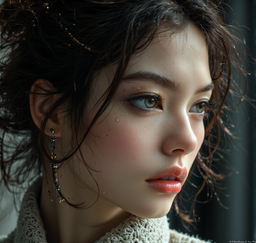
#> input picture assets/example1.png, 256 x 243 px, shrunk from 1080 x 1024 before the run
$ python -i style_defense.py   (imports and definitions only)
#> lines starting #> are read from the running program, lines starting #| are printed output that depends on the picture
"""
Style Defense module for protecting images against style transfer and AI analysis.

This module implements various texture warping and blending techniques to
disrupt AI's ability to extract and transfer artistic styles.
"""

import numpy as np
from PIL import Image
import cv2
from typing import Tuple
import random


def apply_style_defense(
    image: Image.Image,
    strength: float = 0.5,
    texture_type: str = "noise"
) -> Image.Image:
    """
    Apply style defense techniques to protect against style transfer.

    Args:
        image: PIL Image to protect
        strength: Defense strength (0.0 to 1.0)
        texture_type: Type of texture defense ("noise", "blur", "pixelate", "swirl")

    Returns:
        Protected PIL Image
    """
    # Convert to numpy array for processing
    img_array = np.array(image)

    # Apply selected texture defense
    if texture_type == "noise":
        protected = _apply_noise_texture(img_array, strength)
    elif texture_type == "blur":
        protected = _apply_selective_blur(img_array, strength)
    elif texture_type == "pixelate":
        protected = _apply_adaptive_pixelation(img_array, strength)
    elif texture_type == "swirl":
        protected = _apply_swirl_distortion(img_array, strength)
    else:
        raise ValueError(f"Unknown texture type: {texture_type}")

    # Apply additional style disruption
    protected = _apply_style_mixing(protected, strength)

    # Convert back to PIL Image
    if protected.shape[2] == 4:
        # For RGBA images, ensure we maintain the alpha channel
        return Image.fromarray(protected.astype(np.uint8))
    elif protected.shape[2] == 3:
        # For RGB images
        return Image.fromarray(protected.astype(np.uint8))
    else:
        # For other multi-channel images, convert to RGB
        if len(protected.shape) == 3 and protected.shape[2] > 3:
            # Keep only first 3 channels (RGB)
            rgb_protected = protected[..., :3]
            return Image.fromarray(rgb_protected.astype(np.uint8))
        else:
            return Image.fromarray(protected.astype(np.uint8))


def _apply_noise_texture(
    img_array: np.ndarray,
    strength: float
) -> np.ndarray:
    """Apply sophisticated noise patterns to disrupt style extraction."""
#> called with strength = 0.5
    height, width = img_array.shape[:2]
#> height = 243; width = 256
    result = img_array.copy().astype(np.float32)

    # Generate multi-scale noise
    noise_scales = [1, 2, 4, 8]
    # Handle RGBA images by working with RGB channels only
    if img_array.shape[-1] == 4:
        img_rgb = img_array[..., :3].copy()
        alpha = img_array[..., 3:4].copy()
        combined_noise = np.zeros_like(img_rgb, dtype=np.float32)
    else:
        img_rgb = img_array.copy()
        alpha = None
        combined_noise = np.zeros_like(img_array, dtype=np.float32)

    for scale in noise_scales:
        # Generate noise at different scales
        noise = np.random.randn(height // scale, width // scale, 3)

        # Upscale noise
        noise = cv2.resize(noise, (width, height), interpolation=cv2.INTER_LINEAR)

        # Weight by scale (higher frequency = lower weight)
        weight = 1.0 / scale
        combined_noise += noise * weight
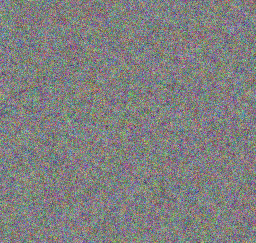
#> combined_noise: shape (243, 256, 3) float32; mean of channels 0, 1, 2 -0.0125, -0.00028, -0.000307; drawn with min black and max white

    # Normalize noise
    combined_noise = combined_noise / len(noise_scales)

    # Apply Perlin-like noise pattern
    perlin_noise = _generate_perlin_noise(height, width)
    if len(img_array.shape) == 3:
        perlin_noise = np.stack([perlin_noise] * 3, axis=-1)

    # Combine noises
    final_noise = combined_noise * 0.7 + perlin_noise * 0.3

    # Apply noise with edge preservation
    edges = _detect_edges(img_array)
    edge_mask = 1 - edges  # Less noise on edges

    if len(img_array.shape) == 3:
        edge_mask = np.stack([edge_mask] * 3, axis=-1)

    # Apply noise to RGB channels only
    if alpha is not None:
        result[..., :3] += final_noise * strength * 30 * edge_mask[..., :3]
    else:
        result += final_noise * strength * 30 * edge_mask

    # Apply the result to the appropriate channels
    if alpha is not None:
        result = np.concatenate([result, alpha], axis=-1)
    return np.clip(result, 0, 255)


# [144 lines left out: functions _apply_selective_blur, _apply_adaptive_pixelation, _apply_swirl_distortion, not called in this run]


def _apply_style_mixing(
    img_array: np.ndarray,
    strength: float
) -> np.ndarray:
    """Mix different style disruption techniques."""
    result = img_array.copy().astype(np.float32)

    # Color channel shuffling
    if strength > 0.3 and len(img_array.shape) == 3:
        # Randomly adjust channel weights
        channel_weights = 1 + (np.random.rand(3) - 0.5) * strength * 0.3
        for i in range(3):
            result[:, :, i] *= channel_weights[i]

    # Local contrast manipulation
    # Handle RGBA images for style mixing
    if result.shape[-1] == 4:
        result_rgb = result[..., :3].copy()
        result_alpha = result[..., 3:4].copy()
        result_rgb = _manipulate_local_contrast(result_rgb, strength)
        result = np.concatenate([result_rgb, result_alpha], axis=-1)
    else:
        result = _manipulate_local_contrast(result, strength)

    # Texture synthesis disruption
    texture_noise = _generate_texture_noise(result.shape[:2])
    if len(img_array.shape) == 3:
        if img_array.shape[2] == 3:
            texture_noise = np.stack([texture_noise] * 3, axis=-1)
        elif img_array.shape[2] == 4:
            # For RGBA, apply texture noise to RGB channels only
            texture_noise_rgb = np.stack([texture_noise] * 3, axis=-1)
            if result.shape[2] == 4:
                result[..., :3] += texture_noise_rgb * strength * 20
            else:
                result += texture_noise_rgb * strength * 20
        else:
            # For other multi-channel images, apply to all channels
            texture_noise = np.stack([texture_noise] * img_array.shape[2], axis=-1)
            result += texture_noise * strength * 20
    else:
        result += texture_noise * strength * 20

    return np.clip(result, 0, 255).astype(np.uint8)


def _generate_perlin_noise(
    height: int,
    width: int,
    scale: float = 100.0
) -> np.ndarray:
    """Generate Perlin-like noise pattern."""
#> called with height = 243, width = 256, scale = 100
    # Simplified Perlin noise using multiple octaves
    noise = np.zeros((height, width))

    octaves = 4
    persistence = 0.5

    for octave in range(octaves):
        freq = 2 ** octave
        amp = persistence ** octave

        # Generate random gradients
        grid_size = max(2, int(scale / freq))
        grid_h = height // grid_size + 2
        grid_w = width // grid_size + 2

        gradients = np.random.randn(grid_h, grid_w, 2)
        gradients /= np.linalg.norm(gradients, axis=2, keepdims=True)

        # Interpolate
        octave_noise = np.zeros((height, width))

        for y in range(height):
            for x in range(width):
                # Grid coordinates
                gx = x / grid_size
                gy = y / grid_size

                # Grid cell coordinates
                x0, y0 = int(gx), int(gy)
                x1, y1 = x0 + 1, y0 + 1

                # Interpolation weights
                wx = gx - x0
                wy = gy - y0

                # Smooth interpolation
                wx = wx * wx * (3 - 2 * wx)
                wy = wy * wy * (3 - 2 * wy)

                # Compute dot products
                if x1 < grid_w and y1 < grid_h:
                    n00 = gradients[y0, x0, 0] * (gx - x0) + gradients[y0, x0, 1] * (gy - y0)
                    n10 = gradients[y0, x1, 0] * (gx - x1) + gradients[y0, x1, 1] * (gy - y0)
                    n01 = gradients[y1, x0, 0] * (gx - x0) + gradients[y1, x0, 1] * (gy - y1)
                    n11 = gradients[y1, x1, 0] * (gx - x1) + gradients[y1, x1, 1] * (gy - y1)

                    # Interpolate
                    nx0 = n00 * (1 - wx) + n10 * wx
                    nx1 = n01 * (1 - wx) + n11 * wx
                    octave_noise[y, x] = nx0 * (1 - wy) + nx1 * wy

        noise += octave_noise * amp
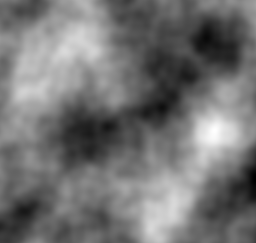
#> noise: shape (243, 256) float64; min -0.583, max 0.672, mean -0.013; drawn with min black and max white
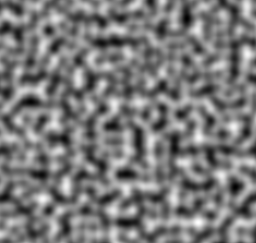
#> octave_noise: shape (243, 256) float64; min -0.614, max 0.678, mean 0.00296; drawn with min black and max white

    # Normalize to [0, 1]
    noise = (noise - noise.min()) / (noise.max() - noise.min())

    return noise


def _detect_edges(img_array: np.ndarray) -> np.ndarray:
    """Detect edges in the image."""
    if len(img_array.shape) == 3:
        gray = cv2.cvtColor(img_array, cv2.COLOR_RGB2GRAY)
    else:
        gray = img_array

    # Apply Canny edge detection
    edges = cv2.Canny(gray.astype(np.uint8), 50, 150)
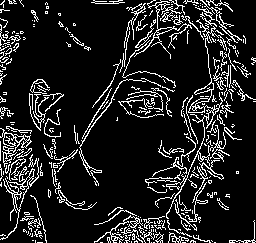
#> edges: shape (243, 256); 13.1% white in thin lines or dots

    # Normalize and blur
    edges = edges.astype(np.float32) / 255.0
#> edges: shape (243, 256) float32; values 0 (black) and 1 (white), 13.1% white in thin lines or dots
    edges = cv2.GaussianBlur(edges, (5, 5), 0)

    return edges


# [34 lines left out: functions _detect_texture_regions, _calculate_complexity_map, not called in this run]


def _manipulate_local_contrast(
    img_array: np.ndarray,
    strength: float
) -> np.ndarray:
    """Manipulate local contrast to disrupt style patterns."""
#> called with strength = 0.5
    result = img_array.copy()

    # Apply CLAHE (Contrast Limited Adaptive Histogram Equalization)
    if len(img_array.shape) == 3 and img_array.shape[2] == 3:
        # Convert to LAB color space
        lab = cv2.cvtColor(img_array.astype(np.uint8), cv2.COLOR_RGB2LAB)
#> lab: shape (243, 256, 3); mean of channels 0, 1, 2 59.2, 131.7, 133.7
        l, a, b = cv2.split(lab)
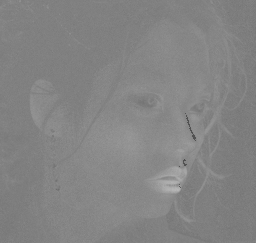
#> a: shape (243, 256); min 78, max 183, mean 131.7

        # Apply CLAHE to L channel
        clahe = cv2.createCLAHE(
            clipLimit=2.0 + strength * 3,
            tileGridSize=(8, 8)
        )
        l = clahe.apply(l)

        # Merge and convert back
        lab = cv2.merge([l, a, b])
#> lab: shape (243, 256, 3); mean of channels 0, 1, 2 97.3, 131.7, 133.7
        result = cv2.cvtColor(lab, cv2.COLOR_LAB2RGB)
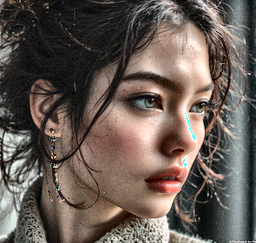
#> result: shape (243, 256, 3); mean R, G, B 102.3, 90.6, 83.7
    elif len(img_array.shape) == 3 and img_array.shape[2] == 4:
        # For RGBA, apply CLAHE to RGB channels only
        rgb_part = img_array[..., :3]
        lab = cv2.cvtColor(rgb_part.astype(np.uint8), cv2.COLOR_RGB2LAB)
        l, a, b = cv2.split(lab)

        # Apply CLAHE to L channel
        clahe = cv2.createCLAHE(
            clipLimit=2.0 + strength * 3,
            tileGridSize=(8, 8)
        )
        l = clahe.apply(l)

        # Merge and convert back
        lab = cv2.merge([l, a, b])
        rgb_result = cv2.cvtColor(lab, cv2.COLOR_LAB2RGB)
        result = np.concatenate([rgb_result, img_array[..., 3:4]], axis=-1)
    else:
        # For grayscale or single channel, apply CLAHE directly
        if len(img_array.shape) == 2:
            # Single channel image
            clahe = cv2.createCLAHE(
                clipLimit=2.0 + strength * 3,
                tileGridSize=(8, 8)
            )
            result = clahe.apply(img_array.astype(np.uint8))
        else:
            # Multi-channel image (not RGB or RGBA), apply CLAHE to each channel
            channels = []
            clahe = cv2.createCLAHE(
                clipLimit=2.0 + strength * 3,
                tileGridSize=(8, 8)
            )
            for i in range(img_array.shape[2]):
                channel = clahe.apply(img_array[..., i].astype(np.uint8))
                channels.append(channel)
            result = np.stack(channels, axis=-1)

    # Blend with original
    result = img_array * (1 - strength * 0.5) + result * (strength * 0.5)

    return result


def _generate_texture_noise(shape: Tuple[int, int]) -> np.ndarray:
    """Generate texture-based noise pattern."""
#> called with shape = (243, 256)
    height, width = shape

    # Create base texture pattern
    texture = np.zeros((height, width))

    # Add multiple frequency components
    frequencies = [(3, 3), (7, 5), (11, 13)]

    for fx, fy in frequencies:
        x = np.linspace(0, fx * np.pi, width)
        y = np.linspace(0, fy * np.pi, height)
        X, Y = np.meshgrid(x, y)

        pattern = np.sin(X) * np.cos(Y) + np.sin(X + Y)
        texture += pattern / len(frequencies)

    # Add random variations
    texture += np.random.randn(height, width) * 0.1

    # Normalize
    texture = (texture - texture.mean()) / (texture.std() + 1e-8)

    return texture

>>> import cv2
>>> picture = cv2.cvtColor(cv2.imread('../assets/example1.png'), cv2.COLOR_BGR2RGB)
>>> result = apply_style_defense(picture)
#> in _apply_style_mixing, `return np.clip(result, 0, 255).astype(np.uint8)`:
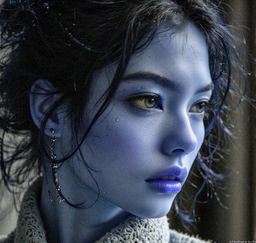
#> returned value: shape (243, 256, 3); mean of channels 0, 1, 2 74.8, 63.4, 56.9; drawn as B, G, R
